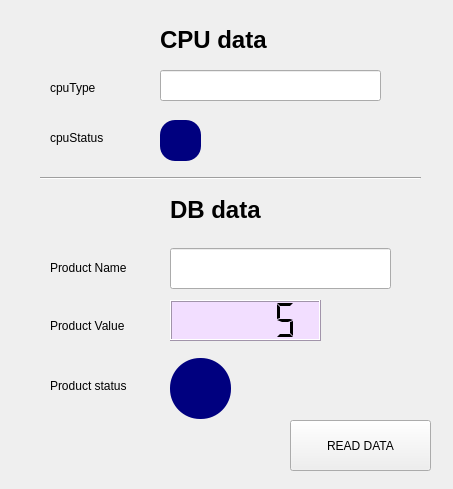
<?xml version="1.0" encoding="UTF-8"?>
<ui version="4.0">
 <class>scadaTestForm</class>
 <widget class="QWidget" name="scadaTestForm">
  <property name="geometry">
   <rect>
    <x>0</x>
    <y>0</y>
    <width>453</width>
    <height>489</height>
   </rect>
  </property>
  <property name="windowTitle">
   <string>scadaTest</string>
  </property>
  <property name="styleSheet">
   <string notr="true"/>
  </property>
  <widget class="QLabel" name="label">
   <property name="geometry">
    <rect>
     <x>160</x>
     <y>20</y>
     <width>121</width>
     <height>41</height>
    </rect>
   </property>
   <property name="text">
    <string>&lt;html&gt;&lt;head/&gt;&lt;body&gt;&lt;p&gt;&lt;span style=&quot; font-size:18pt; font-weight:600;&quot;&gt;CPU data&lt;/span&gt;&lt;/p&gt;&lt;/body&gt;&lt;/html&gt;</string>
   </property>
  </widget>
  <widget class="QPushButton" name="btnRead">
   <property name="geometry">
    <rect>
     <x>290</x>
     <y>420</y>
     <width>141</width>
     <height>51</height>
    </rect>
   </property>
   <property name="text">
    <string>READ DATA</string>
   </property>
  </widget>
  <widget class="QLineEdit" name="txtName">
   <property name="geometry">
    <rect>
     <x>170</x>
     <y>248</y>
     <width>221</width>
     <height>41</height>
    </rect>
   </property>
  </widget>
  <widget class="QLabel" name="label_2">
   <property name="geometry">
    <rect>
     <x>50</x>
     <y>260</y>
     <width>81</width>
     <height>16</height>
    </rect>
   </property>
   <property name="text">
    <string>Product Name</string>
   </property>
  </widget>
  <widget class="QLabel" name="label_3">
   <property name="geometry">
    <rect>
     <x>50</x>
     <y>318</y>
     <width>91</width>
     <height>16</height>
    </rect>
   </property>
   <property name="text">
    <string>Product Value</string>
   </property>
  </widget>
  <widget class="QLabel" name="label_4">
   <property name="geometry">
    <rect>
     <x>50</x>
     <y>378</y>
     <width>91</width>
     <height>16</height>
    </rect>
   </property>
   <property name="text">
    <string>Product status</string>
   </property>
  </widget>
  <widget class="QGraphicsView" name="ledStatus">
   <property name="geometry">
    <rect>
     <x>170</x>
     <y>358</y>
     <width>61</width>
     <height>61</height>
    </rect>
   </property>
   <property name="styleSheet">
    <string notr="true">background-color: rgb(0, 0, 127);
border-radius:30px;
</string>
   </property>
  </widget>
  <widget class="QLCDNumber" name="lcdValue">
   <property name="geometry">
    <rect>
     <x>170</x>
     <y>300</y>
     <width>151</width>
     <height>41</height>
    </rect>
   </property>
   <property name="font">
    <font>
     <family>Arial</family>
     <bold>true</bold>
    </font>
   </property>
   <property name="styleSheet">
    <string notr="true">background-color: rgb(242, 222, 255);
color: rgb(0, 0, 0);</string>
   </property>
   <property name="segmentStyle">
    <enum>QLCDNumber::SegmentStyle::Flat</enum>
   </property>
   <property name="intValue" stdset="0">
    <number>5</number>
   </property>
  </widget>
  <widget class="QLabel" name="label_5">
   <property name="geometry">
    <rect>
     <x>50</x>
     <y>80</y>
     <width>81</width>
     <height>16</height>
    </rect>
   </property>
   <property name="text">
    <string>cpuType</string>
   </property>
  </widget>
  <widget class="QLineEdit" name="txtCpuType">
   <property name="geometry">
    <rect>
     <x>160</x>
     <y>70</y>
     <width>221</width>
     <height>31</height>
    </rect>
   </property>
  </widget>
  <widget class="QGraphicsView" name="ledCpuStatus">
   <property name="geometry">
    <rect>
     <x>160</x>
     <y>120</y>
     <width>41</width>
     <height>41</height>
    </rect>
   </property>
   <property name="styleSheet">
    <string notr="true">background-color: rgb(0, 0, 127);
border-radius:15px;
</string>
   </property>
  </widget>
  <widget class="QLabel" name="label_6">
   <property name="geometry">
    <rect>
     <x>50</x>
     <y>130</y>
     <width>81</width>
     <height>16</height>
    </rect>
   </property>
   <property name="text">
    <string>cpuStatus</string>
   </property>
  </widget>
  <widget class="QLabel" name="label_7">
   <property name="geometry">
    <rect>
     <x>170</x>
     <y>190</y>
     <width>101</width>
     <height>41</height>
    </rect>
   </property>
   <property name="text">
    <string>&lt;html&gt;&lt;head/&gt;&lt;body&gt;&lt;p&gt;&lt;span style=&quot; font-size:18pt; font-weight:600;&quot;&gt;DB data &lt;/span&gt;&lt;/p&gt;&lt;/body&gt;&lt;/html&gt;</string>
   </property>
  </widget>
  <widget class="Line" name="line">
   <property name="geometry">
    <rect>
     <x>40</x>
     <y>170</y>
     <width>381</width>
     <height>16</height>
    </rect>
   </property>
   <property name="orientation">
    <enum>Qt::Orientation::Horizontal</enum>
   </property>
  </widget>
 </widget>
 <resources>
  <include location="../assets/img/imagenfondo.qrc"/>
 </resources>
 <connections/>
</ui>
